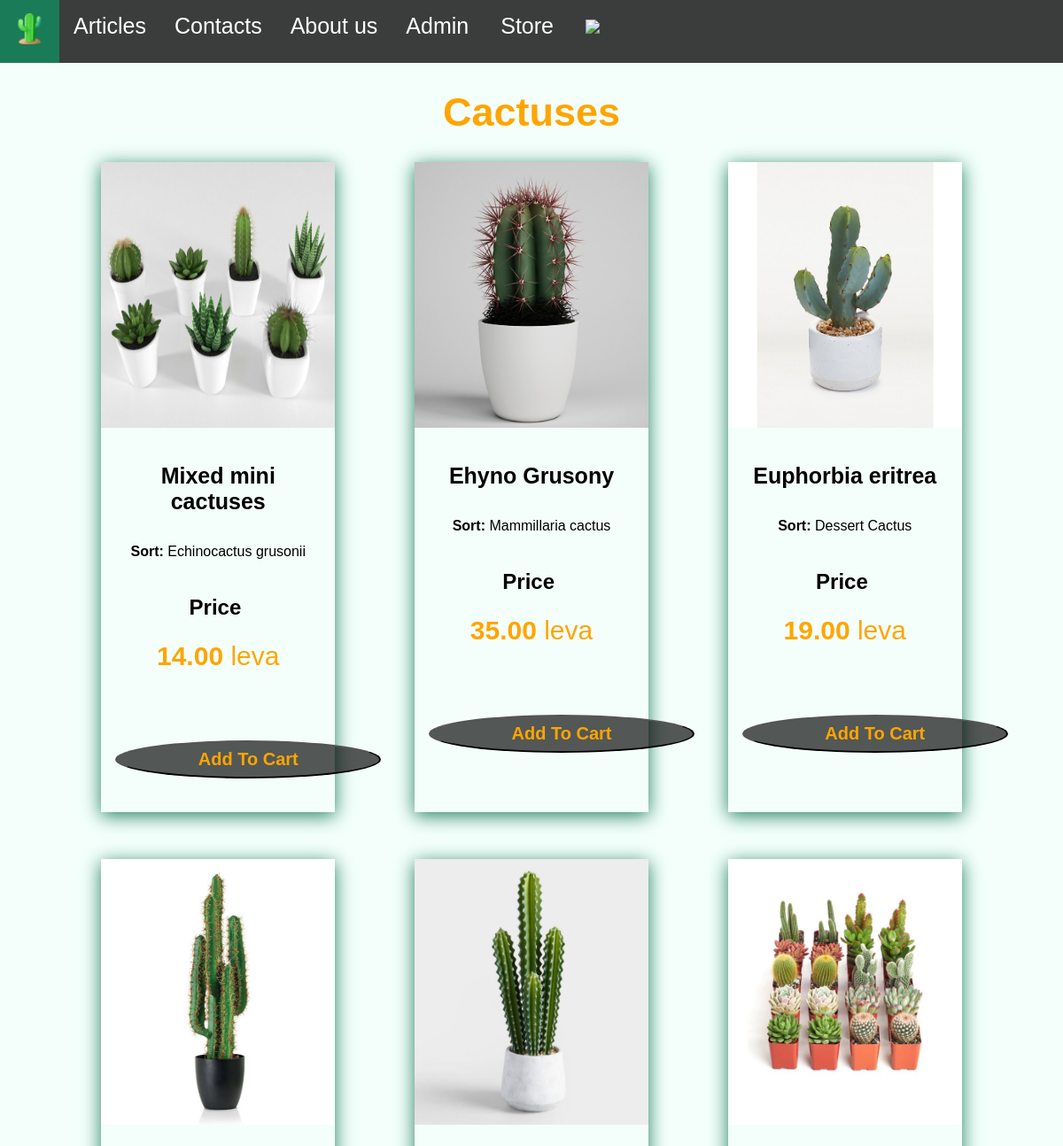
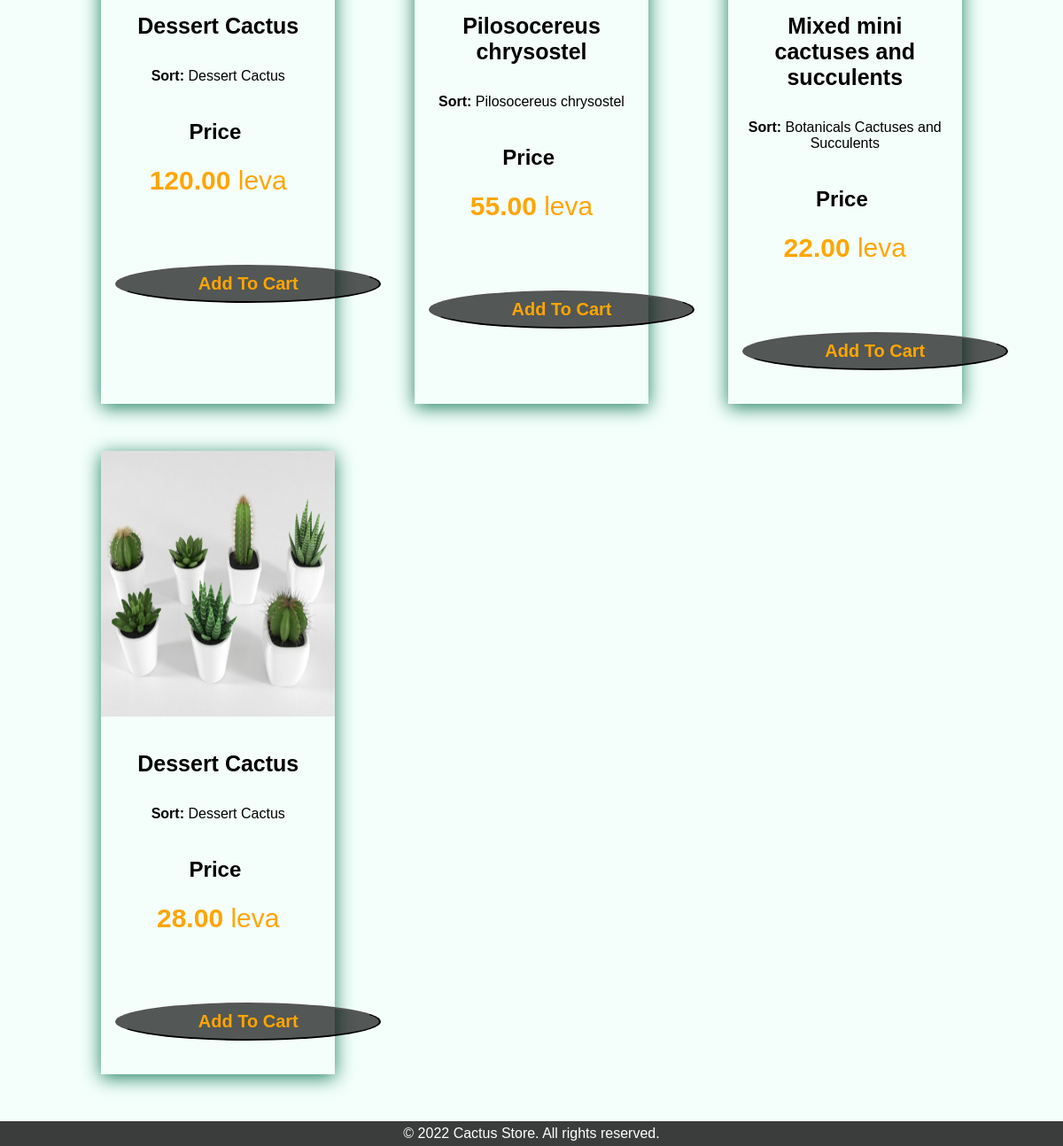
/navigation/cactus.php, run on the app's committed database (2 pictures, top to bottom).
### tables this page shows
CREATE TABLE `cactus` (
  `id` int(11) NOT NULL,
  `name` varchar(100) NOT NULL,
  `price` decimal(10,2) NOT NULL,
  `sort` varchar(100) NOT NULL,
  `image` varchar(300) NOT NULL,
  `productcode` varchar(14) NOT NULL
);

### navigation/cactus.php (the view, shortened to what this page needs)
<?php
$connection = new PDO("mysql:host=localhost;dbname=cactusstore", 'root', '');
$connection->setAttribute(PDO::ATTR_ERRMODE, PDO::ERRMODE_EXCEPTION);
$query = "SELECT * FROM cactus";
$stmt = $connection->prepare($query);
$stmt->execute();
$products = $stmt->fetchAll();
?>
<!DOCTYPE html>
<html lang="en">
<head>
    <link rel="stylesheet" href="/css/style.css">
    <link rel="stylesheet" href="/css/cactus.css">
</head>
<body>
<div class="topnav" id="myTopnav">
    <a href="home.html" class="active">
        <div class="logo-image">
            <img src="/images/cactus%20(2).png" class="img-fluid" height="35px">
        </div>
    </a>
    <a href="articles.html">Articles</a>
    <a href="contact.html">Contacts</a>
    <a href="about-us.html">About us</a>
    <a href="add-product.php">Admin</a>
    <div class="dropdown">
        <button class="dropbtn">Store
        </button>
    </div>
    <a href="cart.php" class="cart">
        <div class="cart-image">
            <img src="/images/shopping-cart.png" class="img-fluid">
        </div>
    </a>
</div>
<div class="title-cactuses" style="text-align: center">
    <h1 style="font-size: 45px">Cactuses</h1>
</div>
<div class="cactus-container">
    <?php foreach ($products as $product): ?>
        <div class="card">
            <img src="<?php echo $product['image']; ?>" alt="Avatar"
                 style="width:100%"
                 height="300px">
            <div class="container">
                <h4><b><?php echo $product['name']; ?></b></h4>
                <p style="text-align: center; margin-top: 0"><b>
                        Sort:</b>&#160;<?php echo $product['sort']; ?></p>
                <p style="font-size: 24px"><b>Price</b>&#160;
                <p style="color: orange; text-align: center; font-size: 30px; margin-top: 0">
                    <b><?php echo $product['price']; ?></b>&#160;leva</p>
                </p>
                <form method="post" action="cactus.php?action=addcart">
                    <p style="text-align:center;">
                        <button type="submit" class="btn-add-to-cart">Add To Cart</button>
                    </p>
                </form>
            </div>
        </div>
    <?php endforeach; ?>
</div>
<div class="footer">
    <p>&copy; 2022 Cactus Store. All rights reserved.</p>
</div>
</body>
</html>

### css/style.css (style rules this page uses)
body { margin: 0; font-family: Arial; background: rgba(127, 255, 212, 0.08); }
.topnav { overflow: hidden; background-color: rgba(0, 0, 0, 0.76); }
.topnav .cart { margin-bottom: 0; padding-bottom: 0; }
.topnav a { float: left; display: block; color: #ffffff; text-align: center; padding: 15px 16px; text-decoration: none; font-size: 25px; }
.active { background-color: rgba(0, 0, 0, 0.76); color: white; }
.dropdown { float: left; overflow: hidden; }
.dropdown .dropbtn { font-size: 25px; border: none; outline: none; color: #ffffff; padding: 15px 20px; background-color: inherit; font-family: inherit; margin: 0; }
.footer { left: 0; bottom: 0%; width: 100%; }
.footer p { text-align: center; color: white; background-color: rgba(0, 0, 0, 0.76); padding-top: 5px; padding-bottom: 5px; margin: 0px; }

### css/cactus.css (style rules this page uses)
h1 { font-size: 45px; color: orange; }
.btn-add-to-cart { background-color: rgba(0, 0, 0, 0.66); color: orange; font-weight: bold; text-align: center; padding-top: 8px; padding-bottom: 8px; font-size: 20px; padding-left: 10px; padding-right: 10px; border-radius: 60%; margin-bottom: 20px; text-decoration: none; width: 300px; }
.card { box-shadow: 0 4px 20px 0 rgb(34, 129, 97); transition: 0.3s; width: 25%; margin-left: 4%; margin-right: 4%; margin-bottom: 5%; }
p { text-align: center; }
.container { padding: 2px 16px; display: flex; flex-flow: column; justify-content: center; }
.container h4 { text-align: center; font-size: 25px; }
.cactus-container { display: flex; flex-wrap: wrap; justify-content: space-between; margin-left: 6%; margin-right: 6%; }

### data on the page
cactus: image (picture), name "Mixed mini cactuses", sort "Echinocactus grusonii", price "14.00"
cactus: image (picture), name "Ehyno Grusony", sort "Mammillaria cactus", price "35.00"
cactus: image (picture), name "Euphorbia eritrea", sort "Dessert Cactus", price "19.00"
cactus: image (picture), name "Dessert Cactus", sort "Dessert Cactus", price "120.00"
cactus: image (picture), name "Pilosocereus chrysostel", sort "Pilosocereus chrysostel", price "55.00"
cactus: image (picture), name "Mixed mini cactuses and succulents", sort "Botanicals Cactuses and Succulents", price "22.00"
cactus: image (picture), name "Dessert Cactus", sort "Dessert Cactus", price "28.00"
